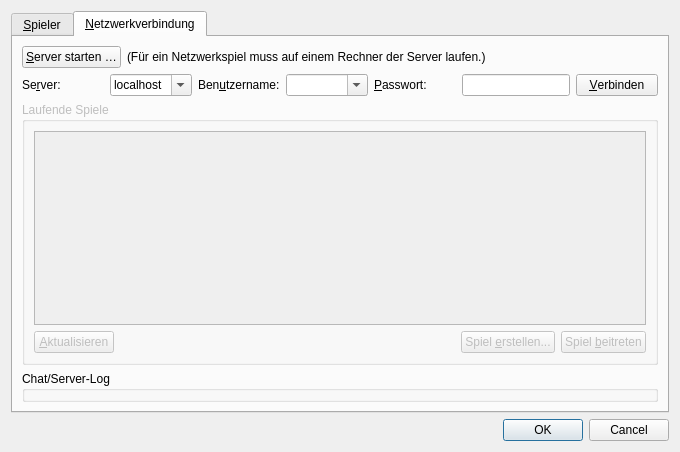
<?xml version="1.0" encoding="UTF-8"?>
<ui version="4.0">
 <class>NewGameDialog</class>
 <widget class="QDialog" name="NewGameDialog">
  <property name="geometry">
   <rect>
    <x>0</x>
    <y>0</y>
    <width>680</width>
    <height>452</height>
   </rect>
  </property>
  <property name="windowTitle">
   <string>Neues Spiel</string>
  </property>
  <property name="windowIcon">
   <iconset resource="data/gui.qrc">
    <normaloff>:/toolbar/filenew.png</normaloff>:/toolbar/filenew.png</iconset>
  </property>
  <layout class="QVBoxLayout">
   <item>
    <widget class="QTabWidget" name="tabWidget">
     <property name="currentIndex">
      <number>1</number>
     </property>
     <widget class="QWidget" name="tab_players">
      <attribute name="title">
       <string>&amp;Spieler</string>
      </attribute>
      <layout class="QVBoxLayout">
       <item>
        <widget class="QGroupBox" name="group_white">
         <property name="title">
          <string>Weiß</string>
         </property>
         <layout class="QVBoxLayout">
          <item>
           <layout class="QHBoxLayout">
            <item>
             <widget class="QComboBox" name="combobox_type_white">
              <item>
               <property name="text">
                <string>Menschlicher Spieler</string>
               </property>
               <property name="icon">
                <iconset resource="data/gui.qrc">
                 <normaloff>:/player_types/metacontact_online.png</normaloff>:/player_types/metacontact_online.png</iconset>
               </property>
              </item>
              <item>
               <property name="text">
                <string>Computer</string>
               </property>
               <property name="icon">
                <iconset resource="data/gui.qrc">
                 <normaloff>:/player_types/system.png</normaloff>:/player_types/system.png</iconset>
               </property>
              </item>
             </widget>
            </item>
            <item>
             <widget class="QPushButton" name="button_configure_white">
              <property name="enabled">
               <bool>false</bool>
              </property>
              <property name="sizePolicy">
               <sizepolicy hsizetype="Fixed" vsizetype="Fixed">
                <horstretch>0</horstretch>
                <verstretch>0</verstretch>
               </sizepolicy>
              </property>
              <property name="text">
               <string/>
              </property>
              <property name="icon">
               <iconset resource="data/gui.qrc">
                <normaloff>:/toolbar/configure.png</normaloff>:/toolbar/configure.png</iconset>
              </property>
             </widget>
            </item>
           </layout>
          </item>
          <item>
           <widget class="QCheckBox" name="checkbox_blocking_msgs_white">
            <property name="text">
             <string>Blockierende Meldung anzeigen, wenn Spieler zugunfähig ist.</string>
            </property>
            <property name="checked">
             <bool>true</bool>
            </property>
           </widget>
          </item>
          <item>
           <widget class="QCheckBox" name="checkbox_auto_dice_roll_white">
            <property name="text">
             <string>Automatisch würfeln.</string>
            </property>
           </widget>
          </item>
         </layout>
        </widget>
       </item>
       <item>
        <widget class="QGroupBox" name="group_black">
         <property name="title">
          <string>Schwarz</string>
         </property>
         <layout class="QVBoxLayout">
          <item>
           <layout class="QHBoxLayout">
            <item>
             <widget class="QComboBox" name="combobox_type_black">
              <item>
               <property name="text">
                <string>Menschlicher Spieler</string>
               </property>
               <property name="icon">
                <iconset resource="data/gui.qrc">
                 <normaloff>:/player_types/metacontact_online.png</normaloff>:/player_types/metacontact_online.png</iconset>
               </property>
              </item>
              <item>
               <property name="text">
                <string>Computer</string>
               </property>
               <property name="icon">
                <iconset resource="data/gui.qrc">
                 <normaloff>:/player_types/system.png</normaloff>:/player_types/system.png</iconset>
               </property>
              </item>
             </widget>
            </item>
            <item>
             <widget class="QPushButton" name="button_configure_black">
              <property name="enabled">
               <bool>false</bool>
              </property>
              <property name="sizePolicy">
               <sizepolicy hsizetype="Fixed" vsizetype="Fixed">
                <horstretch>0</horstretch>
                <verstretch>0</verstretch>
               </sizepolicy>
              </property>
              <property name="text">
               <string/>
              </property>
              <property name="icon">
               <iconset resource="data/gui.qrc">
                <normaloff>:/toolbar/configure.png</normaloff>:/toolbar/configure.png</iconset>
              </property>
             </widget>
            </item>
           </layout>
          </item>
          <item>
           <widget class="QCheckBox" name="checkbox_blocking_msgs_black">
            <property name="text">
             <string>Blockierende Meldung anzeigen, wenn Spieler zugunfähig ist.</string>
            </property>
            <property name="checked">
             <bool>true</bool>
            </property>
           </widget>
          </item>
          <item>
           <widget class="QCheckBox" name="checkbox_auto_dice_roll_black">
            <property name="text">
             <string>Automatisch Würfeln.</string>
            </property>
           </widget>
          </item>
         </layout>
        </widget>
       </item>
       <item>
        <spacer>
         <property name="orientation">
          <enum>Qt::Vertical</enum>
         </property>
         <property name="sizeType">
          <enum>QSizePolicy::MinimumExpanding</enum>
         </property>
         <property name="sizeHint" stdset="0">
          <size>
           <width>0</width>
           <height>0</height>
          </size>
         </property>
        </spacer>
       </item>
      </layout>
     </widget>
     <widget class="QWidget" name="tab_network">
      <attribute name="title">
       <string>&amp;Netzwerkverbindung</string>
      </attribute>
      <layout class="QVBoxLayout">
       <item>
        <layout class="QHBoxLayout" name="horizontalLayout">
         <item>
          <widget class="QPushButton" name="button_start_server">
           <property name="text">
            <string>&amp;Server starten …</string>
           </property>
          </widget>
         </item>
         <item>
          <widget class="QLabel" name="label_4">
           <property name="text">
            <string>(Für ein Netzwerkspiel muss auf einem Rechner der Server laufen.)</string>
           </property>
          </widget>
         </item>
         <item>
          <spacer name="horizontalSpacer">
           <property name="orientation">
            <enum>Qt::Horizontal</enum>
           </property>
           <property name="sizeHint" stdset="0">
            <size>
             <width>40</width>
             <height>20</height>
            </size>
           </property>
          </spacer>
         </item>
        </layout>
       </item>
       <item>
        <layout class="QHBoxLayout">
         <item>
          <widget class="QLabel" name="label">
           <property name="text">
            <string>Se&amp;rver:</string>
           </property>
           <property name="buddy">
            <cstring>server</cstring>
           </property>
          </widget>
         </item>
         <item>
          <widget class="QComboBox" name="server">
           <property name="editable">
            <bool>true</bool>
           </property>
           <property name="insertPolicy">
            <enum>QComboBox::InsertAtTop</enum>
           </property>
           <item>
            <property name="text">
             <string>localhost</string>
            </property>
           </item>
          </widget>
         </item>
         <item>
          <widget class="QLabel" name="label_2">
           <property name="text">
            <string>Ben&amp;utzername:</string>
           </property>
           <property name="buddy">
            <cstring>username</cstring>
           </property>
          </widget>
         </item>
         <item>
          <widget class="QComboBox" name="username">
           <property name="sizePolicy">
            <sizepolicy hsizetype="Preferred" vsizetype="Fixed">
             <horstretch>0</horstretch>
             <verstretch>0</verstretch>
            </sizepolicy>
           </property>
           <property name="minimumSize">
            <size>
             <width>80</width>
             <height>0</height>
            </size>
           </property>
           <property name="editable">
            <bool>true</bool>
           </property>
          </widget>
         </item>
         <item>
          <widget class="QLabel" name="label_3">
           <property name="text">
            <string>&amp;Passwort:</string>
           </property>
           <property name="buddy">
            <cstring>password</cstring>
           </property>
          </widget>
         </item>
         <item>
          <widget class="QLineEdit" name="password">
           <property name="sizePolicy">
            <sizepolicy hsizetype="Preferred" vsizetype="Fixed">
             <horstretch>0</horstretch>
             <verstretch>0</verstretch>
            </sizepolicy>
           </property>
           <property name="minimumSize">
            <size>
             <width>50</width>
             <height>0</height>
            </size>
           </property>
           <property name="echoMode">
            <enum>QLineEdit::Password</enum>
           </property>
          </widget>
         </item>
         <item>
          <widget class="QPushButton" name="button_connect">
           <property name="text">
            <string>&amp;Verbinden</string>
           </property>
           <property name="icon">
            <iconset resource="data/gui.qrc">
             <normaloff>:/toolbar/connect_creating.png</normaloff>:/toolbar/connect_creating.png</iconset>
           </property>
          </widget>
         </item>
        </layout>
       </item>
       <item>
        <widget class="QGroupBox" name="group_game_list">
         <property name="enabled">
          <bool>false</bool>
         </property>
         <property name="title">
          <string>Laufende Spiele</string>
         </property>
         <layout class="QVBoxLayout">
          <item>
           <widget class="QTableView" name="game_list">
            <property name="editTriggers">
             <set>QAbstractItemView::NoEditTriggers</set>
            </property>
            <property name="alternatingRowColors">
             <bool>true</bool>
            </property>
            <property name="selectionMode">
             <enum>QAbstractItemView::SingleSelection</enum>
            </property>
            <property name="selectionBehavior">
             <enum>QAbstractItemView::SelectRows</enum>
            </property>
           </widget>
          </item>
          <item>
           <layout class="QHBoxLayout">
            <item>
             <widget class="QPushButton" name="button_refresh_game_list">
              <property name="text">
               <string>&amp;Aktualisieren</string>
              </property>
              <property name="icon">
               <iconset resource="data/gui.qrc">
                <normaloff>:/toolbar/reload.png</normaloff>:/toolbar/reload.png</iconset>
              </property>
             </widget>
            </item>
            <item>
             <spacer>
              <property name="orientation">
               <enum>Qt::Horizontal</enum>
              </property>
              <property name="sizeHint" stdset="0">
               <size>
                <width>40</width>
                <height>20</height>
               </size>
              </property>
             </spacer>
            </item>
            <item>
             <widget class="QPushButton" name="button_create_game">
              <property name="text">
               <string>Spiel &amp;erstellen...</string>
              </property>
              <property name="icon">
               <iconset resource="data/gui.qrc">
                <normaloff>:/toolbar/filenew.png</normaloff>:/toolbar/filenew.png</iconset>
              </property>
             </widget>
            </item>
            <item>
             <widget class="QPushButton" name="button_join_game">
              <property name="text">
               <string>Spiel &amp;beitreten</string>
              </property>
              <property name="icon">
               <iconset resource="data/gui.qrc">
                <normaloff>:/toolbar/add.png</normaloff>:/toolbar/add.png</iconset>
              </property>
             </widget>
            </item>
           </layout>
          </item>
         </layout>
        </widget>
       </item>
       <item>
        <widget class="QGroupBox" name="group_chat">
         <property name="title">
          <string>Chat/Server-Log</string>
         </property>
        </widget>
       </item>
      </layout>
     </widget>
    </widget>
   </item>
   <item>
    <widget class="QDialogButtonBox" name="buttonBox">
     <property name="orientation">
      <enum>Qt::Horizontal</enum>
     </property>
     <property name="standardButtons">
      <set>QDialogButtonBox::Cancel|QDialogButtonBox::Ok</set>
     </property>
    </widget>
   </item>
  </layout>
 </widget>
 <tabstops>
  <tabstop>tabWidget</tabstop>
  <tabstop>server</tabstop>
  <tabstop>username</tabstop>
  <tabstop>password</tabstop>
  <tabstop>button_connect</tabstop>
  <tabstop>game_list</tabstop>
  <tabstop>button_create_game</tabstop>
  <tabstop>button_join_game</tabstop>
  <tabstop>combobox_type_white</tabstop>
  <tabstop>button_configure_white</tabstop>
  <tabstop>checkbox_blocking_msgs_white</tabstop>
  <tabstop>checkbox_auto_dice_roll_white</tabstop>
  <tabstop>combobox_type_black</tabstop>
  <tabstop>button_configure_black</tabstop>
  <tabstop>checkbox_blocking_msgs_black</tabstop>
  <tabstop>checkbox_auto_dice_roll_black</tabstop>
  <tabstop>buttonBox</tabstop>
 </tabstops>
 <resources>
  <include location="data/gui.qrc"/>
 </resources>
 <connections>
  <connection>
   <sender>buttonBox</sender>
   <signal>accepted()</signal>
   <receiver>NewGameDialog</receiver>
   <slot>accept()</slot>
   <hints>
    <hint type="sourcelabel">
     <x>257</x>
     <y>442</y>
    </hint>
    <hint type="destinationlabel">
     <x>157</x>
     <y>274</y>
    </hint>
   </hints>
  </connection>
  <connection>
   <sender>buttonBox</sender>
   <signal>rejected()</signal>
   <receiver>NewGameDialog</receiver>
   <slot>reject()</slot>
   <hints>
    <hint type="sourcelabel">
     <x>325</x>
     <y>442</y>
    </hint>
    <hint type="destinationlabel">
     <x>286</x>
     <y>274</y>
    </hint>
   </hints>
  </connection>
 </connections>
</ui>
